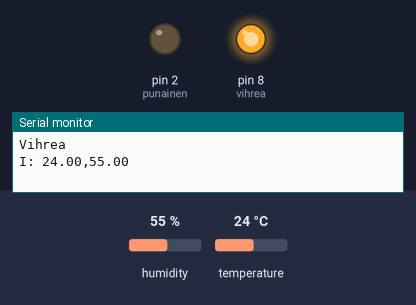
The sketch below on a simulated Arduino Uno, built with avr-gcc and run on an emulated ATmega328P. Shown: output pins drawn as LEDs (lit = HIGH), the last lines printed to the serial monitor. The inputs (shaded band) are chosen by the test bench; at power-on: humidity 55 %, temperature 24 °C.

Above: at 5.0 s.
At 15.0 s:
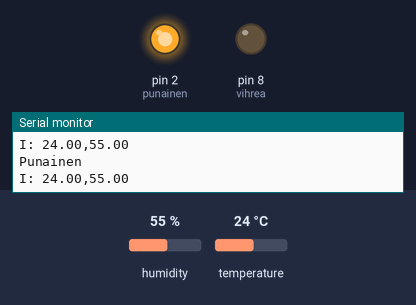
Timing chart, 0 to 26.1 s (numbered marks = the images above):
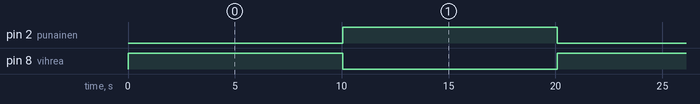

Measured:
- by itself, pin 2 (punainen), pin 8 (vihrea): alternates HIGH for 10.0 s and LOW for 10.0 s

The sketch:

liikennevalot.ino
```cpp
#include "Adafruit_Sensor.h"
#include "Adafruit_AM2320.h"
Adafruit_AM2320 am2320 = Adafruit_AM2320();

int vihrea = 8,
    //keltainen = 4,
    punainen = 2;

void setup() {
  Serial.begin(9600);
  pinMode(vihrea, OUTPUT);
  //pinMode(keltainen, OUTPUT);
  pinMode(punainen, OUTPUT);

  //odottelee, että portti on auki
  while (!Serial) {
    delay(10);
  }
  am2320.begin();
}

void loop() {
  vihreavalo();
  lampokosteus();
  delay(10000);

/*
  keltainenvalo();
  lampokosteus();
  delay(5000);
*/

  punainenvalo();
  lampokosteus();
  delay(10000);
}

void vihreavalo() {
  digitalWrite(vihrea, HIGH);
//  digitalWrite(keltainen, LOW);
  digitalWrite(punainen, LOW);
  Serial.println("Vihrea");
}

void keltainenvalo() {
  digitalWrite(vihrea, LOW);
//  digitalWrite(keltainen, HIGH);
  digitalWrite(punainen, LOW);
  Serial.println("Keltainen");
}

void punainenvalo() {
  digitalWrite(vihrea, LOW);
  //digitalWrite(keltainen, LOW);
  digitalWrite(punainen, HIGH);
  Serial.println("Punainen");
}

void lampokosteus() {
  Serial.print("I: ");
  Serial.print(am2320.readTemperature());
  Serial.print(",");
  Serial.print(am2320.readHumidity());
  Serial.println("");
}
```
